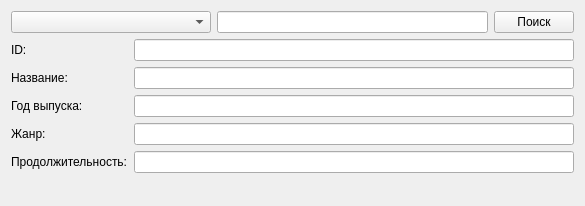
<?xml version="1.0" encoding="UTF-8"?>
<ui version="4.0">
 <class>Form</class>
 <widget class="QWidget" name="Form">
  <property name="geometry">
   <rect>
    <x>0</x>
    <y>0</y>
    <width>585</width>
    <height>206</height>
   </rect>
  </property>
  <property name="windowTitle">
   <string>Поиск по фильмам</string>
  </property>
  <layout class="QVBoxLayout" name="verticalLayout">
   <item>
    <layout class="QHBoxLayout" name="horizontalLayout">
     <item>
      <widget class="QComboBox" name="parameterSelection">
       <property name="minimumSize">
        <size>
         <width>200</width>
         <height>0</height>
        </size>
       </property>
      </widget>
     </item>
     <item>
      <widget class="QLineEdit" name="queryLine"/>
     </item>
     <item>
      <widget class="QPushButton" name="queryButton">
       <property name="text">
        <string>Поиск</string>
       </property>
      </widget>
     </item>
    </layout>
   </item>
   <item>
    <layout class="QGridLayout" name="gridLayout">
     <item row="0" column="0">
      <widget class="QLabel" name="label">
       <property name="text">
        <string>ID:</string>
       </property>
      </widget>
     </item>
     <item row="1" column="0">
      <widget class="QLabel" name="label_2">
       <property name="text">
        <string>Название:</string>
       </property>
      </widget>
     </item>
     <item row="4" column="0">
      <widget class="QLabel" name="label_5">
       <property name="text">
        <string>Продолжительность:</string>
       </property>
      </widget>
     </item>
     <item row="2" column="0">
      <widget class="QLabel" name="label_3">
       <property name="text">
        <string>Год выпуска:</string>
       </property>
      </widget>
     </item>
     <item row="3" column="0">
      <widget class="QLabel" name="label_4">
       <property name="text">
        <string>Жанр:</string>
       </property>
      </widget>
     </item>
     <item row="0" column="1">
      <widget class="QLineEdit" name="idEdit">
       <property name="enabled">
        <bool>true</bool>
       </property>
      </widget>
     </item>
     <item row="1" column="1">
      <widget class="QLineEdit" name="titleEdit"/>
     </item>
     <item row="2" column="1">
      <widget class="QLineEdit" name="yearEdit"/>
     </item>
     <item row="3" column="1">
      <widget class="QLineEdit" name="genreEdit"/>
     </item>
     <item row="4" column="1">
      <widget class="QLineEdit" name="durationEdit"/>
     </item>
    </layout>
   </item>
   <item>
    <widget class="QLabel" name="errorLabel">
     <property name="text">
      <string/>
     </property>
    </widget>
   </item>
   <item>
    <spacer name="verticalSpacer">
     <property name="orientation">
      <enum>Qt::Vertical</enum>
     </property>
     <property name="sizeHint" stdset="0">
      <size>
       <width>20</width>
       <height>40</height>
      </size>
     </property>
    </spacer>
   </item>
  </layout>
 </widget>
 <resources/>
 <connections/>
</ui>
